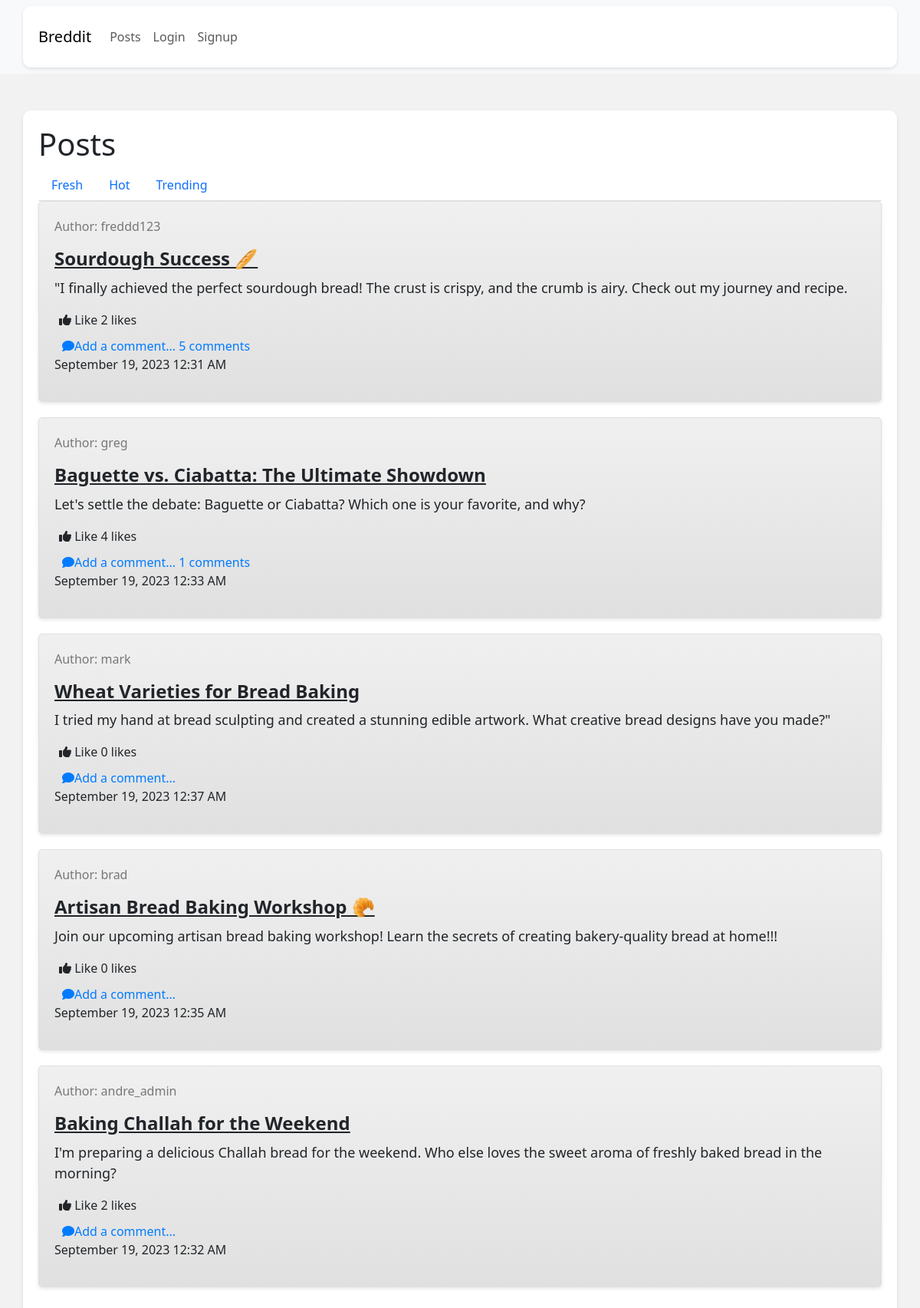
/posts/?filter=comments, run on the app's committed database.
### bit_posts/models/post.py (models this page shows, shortened)
class Post(models.Model):
    title = models.CharField(
        _('Title'),
        max_length=255,
    )
    content = models.TextField(
        _('Text')
    )
    user = models.ForeignKey(
        get_user_model(),
        on_delete=models.CASCADE,
    )
    created_at = models.DateTimeField(
        auto_now_add=True,
    )
    updated_at = models.DateTimeField(
        auto_now=True,
    )
    upvotes = models.ManyToManyField(
        get_user_model(),
        related_name='upvoted_posts',
        blank=True,
    )

### bit_users/models/user.py (models this page shows)
class User(AbstractUser):
    pass

### bit_posts/views/post_views.py (the view)
# urls.py: path('', post_views.PostListView.as_view(), name='post-list-create'),
class PostListView(generics.ListCreateAPIView):
    serializer_class = post_serializers.PostSerializer
    permission_classes = (permissions.IsAuthenticatedOrReadOnly,)
    queryset = Post.objects.all().order_by('-created_at')
    def list(self, request, *args, **kwargs):
        filter_type = request.GET.get('filter', 'recent')
        if filter_type == 'likes':
            queryset = self.get_queryset().annotate(upvotes_count=Count('upvotes')).order_by('-upvotes_count', '-created_at')
        elif filter_type == 'comments':
            queryset = self.get_queryset().annotate(comments_count=Count('comments')).order_by('-comments_count', '-created_at')
        else:
            queryset = self.get_queryset().order_by('-created_at')
        return render(request, 'bit_posts/posts.html', {'object_list': queryset})

### bit_posts/templates/bit_posts/posts.html (shortened to what this page needs)
{% load static %}
<!DOCTYPE html>
<html lang="en">
<head>
    <link rel="stylesheet" type="text/css" href="{% static 'breddit/css/bit_posts/style.css' %}">
    <link href="https://cdn.jsdelivr.net/npm/bootstrap@5.3.0/dist/css/bootstrap.min.css" rel="stylesheet">
    <link rel="stylesheet" href="https://cdnjs.cloudflare.com/ajax/libs/font-awesome/6.4.0/css/all.min.css">
</head>
<body>
    <nav class="navbar navbar-expand-lg navbar-light bg-light">
        <div class="container">
            <a class="navbar-brand" href="{% url 'home' %}">Breddit</a>
            <div class="collapse navbar-collapse" id="navbarNav">
                {% if user.is_authenticated %}
                <ul class="navbar-nav ml-auto ">
                    <li class="nav-item">
                        <a class="nav-link" href="{% url 'bit_posts:post-list-create' %}">Create Post</a>
                    </li>
                    <li class="nav-item">
                        <a class="nav-link" href="{% url 'bit_posts:find-by-id' %}">Find by ID</a>
                    </li>
                    <li class="nav-item">
                        <a class="nav-link" href="{% url 'bit_users:logout' %}">Logout</a>
                    </li>
                </ul>
                {% else %}
                <ul class="navbar-nav ml-auto ">
                    <li class="nav-item">
                        <a class="nav-link" href="{% url 'bit_posts:post-list-create' %}">Posts</a>
                    </li>
                    <li class="nav-item">
                        <a class="nav-link" href="{% url 'bit_users:login' %}">Login</a>
                    </li>
                    <li class="nav-item">
                        <a class="nav-link" href="{% url 'bit_users:signup' %}">Signup</a>
                    </li>
                </ul>
                {% endif %}
            </div>
        </div>
    </nav>
    <div class="container mt-5 mt-4" id="post-list-container">
        <h1>Posts</h1>
        <ul class="nav nav-tabs" id="post-filter-tabs" role="tablist">
            <li class="nav-item" role="presentation">
                <a class="nav-link fresh-tab {% if not filter_type or filter_type == 'recent' %}{% endif %}" href="?filter=recent">Fresh</a>
            </li>
            <li class="nav-item" role="presentation">
                <a class="nav-link hot-tab {% if filter_type == 'likes' %}{% endif %}" href="?filter=likes">Hot</a>
            </li>
            <li class="nav-item" role="presentation">
                <a class="nav-link trending-tab {% if filter_type == 'comments' %}{% endif %}" href="?filter=comments">Trending</a>
            </li>
        </ul>
        {% for post in object_list %}
<div class="post">
    <p class="post-author">Author: {{ post.user.username }}</p>
    <h3 class="post-title" style="text-decoration: underline;">{{ post.title }}</h3>
    <p class="post-content">{{ post.content }}</p>
    <div class="custom-button" style="margin-left: 6px;">
        {% if user.is_authenticated %}
        <form action="{% url 'bit_posts:upvote-post' post.id %}" method="post">
            {% csrf_token %}
            <button type="submit" class="like-button">
                {% if request.user in post.upvotes.all %}
                    <i class="fas fa-thumbs-down"></i> Unlike
                {% else %}
                    <i class="fas fa-thumbs-up"></i> Like
                {% endif %}
            </button>
            <span class="likes-count" id="like-count-{{ post.id }}">{{ post.upvotes.count }}</span> likes
        </form>
        {% else %}
        <a href="{% url 'bit_users:signup' %}" style="text-decoration: none; color: inherit;">
            <i class="fas fa-thumbs-up"></i> Like
        </a>
        <span class="likes-count" id="like-count-{{ post.id }}">{{ post.upvotes.count }}</span> likes
        {% endif %}
    </div>
    <div class="custom-button" style="margin-top: 10px;">
        <a href="{% url 'bit_posts:create-comment' post_id=post.id %}" class="comment-link">
            <i class="fas fa-comment"></i>
            <span class="comment-text">
                Add a comment...{% if post.comments.count %} {{ post.comments.count }} comments{% endif %}
            </span>
        </a>
    </div>
    <p class="post-datetime">{{ post.created_at|date:"F j, Y g:i A" }}</p>
</div>
{% endfor %}
</body>
</html>

### bit_posts/templates/bit_posts/posts.html (style rules this page uses)
body { background-color: #f2f2f2; }
.container { background-color: #ffffff; padding: 20px; border-radius: 10px; box-shadow: 0 2px 4px rgba(0, 0, 0, 0.1); }
.post { margin-bottom: 20px; padding: 20px; border: 1px solid #e0e0e0; border-radius: 5px; background: linear-gradient(to bottom, #f0f0f0, #e0e0e0); box-shadow: 0 2px 4px rgba(0, 0, 0, 0.1); transition: transform 0.2s ease-in-out, box-shadow 0.2s ease-in-out, background 0.2s ease-in-out, border 0.2s ease-in-out; }
.post-title { font-size: 24px; font-weight: bold; margin-bottom: 10px; }
.post-content { font-size: 18px; }
.post-author { font-size: 16px; color: #777777; }
.comment-link { display: inline-flex; align-items: center; color: #007bff; text-decoration: none; margin-left: 10px; }

### data on the page
Post: user.username "freddd123", title "Sourdough Success 🥖", content "\"I finally achieved the perfect sourdough bread! The crust is crispy, and the crumb is airy. Check out my journey and recipe.", upvotes.count "2", comments.count "5", created_at "September 19, 2023 12:31 AM"
Post: user.username "greg", title "Baguette vs. Ciabatta: The Ultimate Showdown", content "Let's settle the debate: Baguette or Ciabatta? Which one is your favorite, and why?", upvotes.count "4", comments.count "1", created_at "September 19, 2023 12:33 AM"
Post: user.username "mark", title "Wheat Varieties for Bread Baking", content "I tried my hand at bread sculpting and created a stunning edible artwork. What creative bread designs have you made?\"", upvotes.count "0", created_at "September 19, 2023 12:37 AM"
Post: user.username "brad", title "Artisan Bread Baking Workshop 🥐", content "Join our upcoming artisan bread baking workshop! Learn the secrets of creating bakery-quality bread at home!!!", upvotes.count "0", created_at "September 19, 2023 12:35 AM"
Post: user.username "andre_admin", title "Baking Challah for the Weekend", content "I'm preparing a delicious Challah bread for the weekend. Who else loves the sweet aroma of freshly baked bread in the morning?", upvotes.count "2", created_at "September 19, 2023 12:32 AM"
